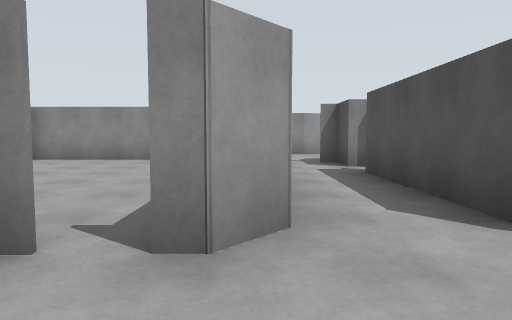
view 1 (above)

16 first-person views from a walk through a Gazebo world. The camera is 1.2 m above the floor, tilts 4° down and sees 70° across. The floor is counted in squares, 2 m on a side. Each view is taken from the middle of a square. On the plan, view 1 faces up. The plan holds only what a view shows up to about 10 squares ahead; the rest is blank. The place goes on beyond the plan.

view 2
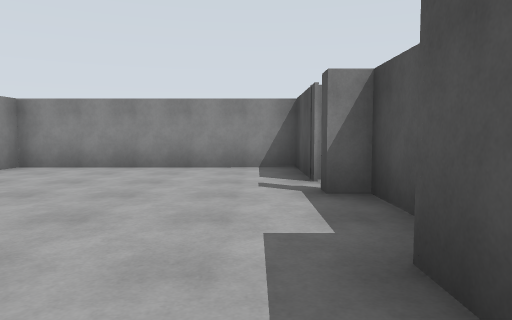

view 3
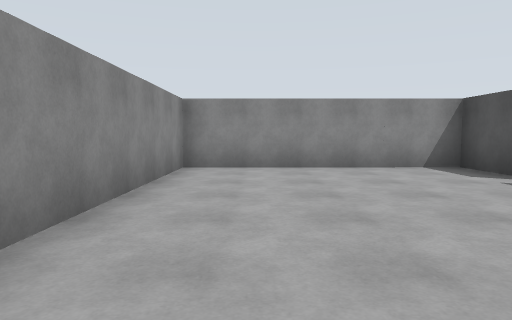

view 4
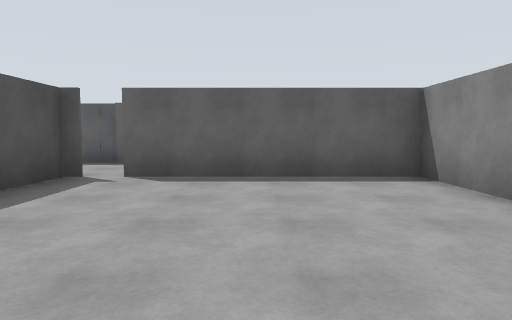

view 5
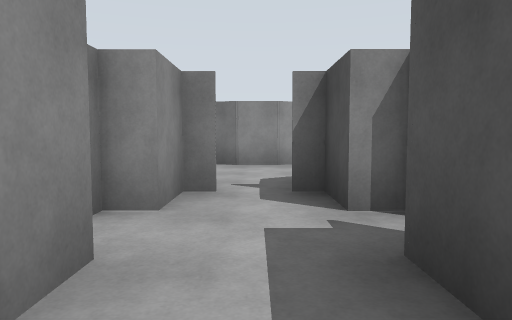

view 6
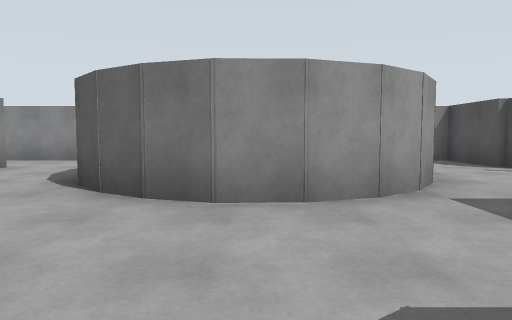

view 7
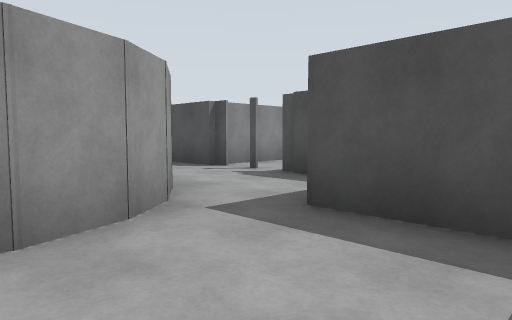

view 8
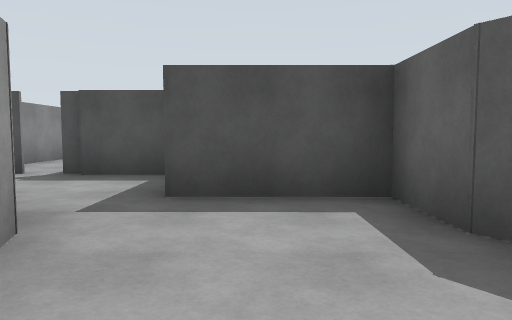

view 9
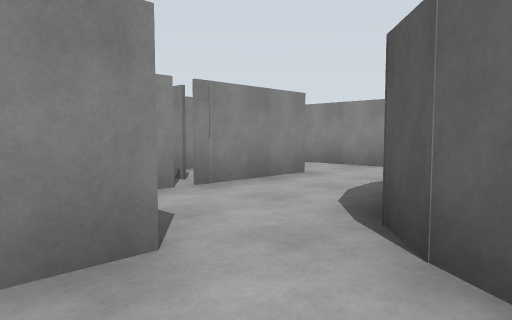

view 10
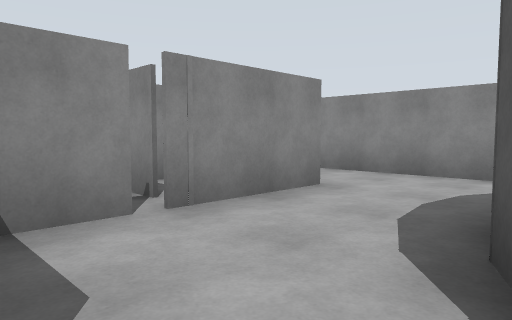

view 11
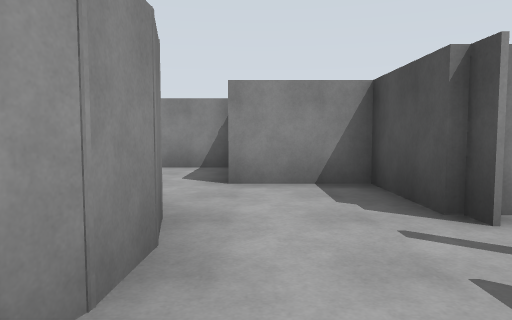

view 12
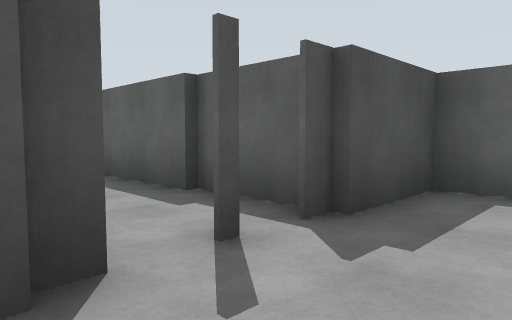

view 13
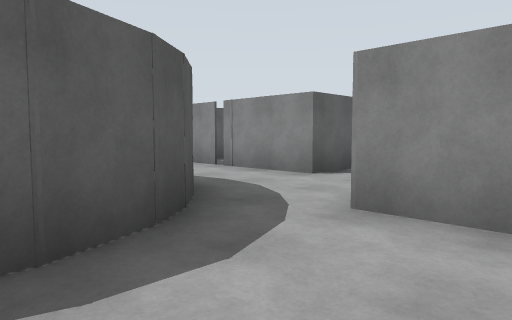

view 14
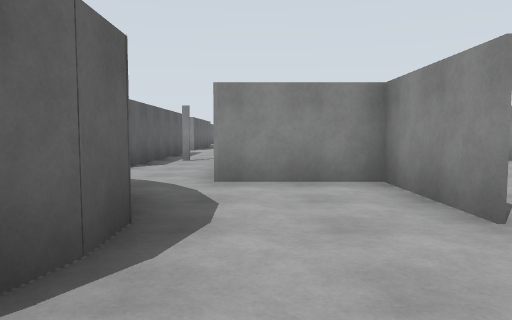

view 15
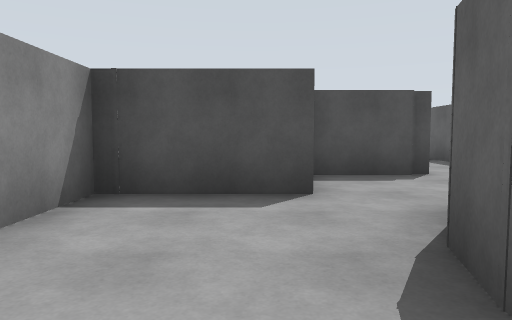

view 16
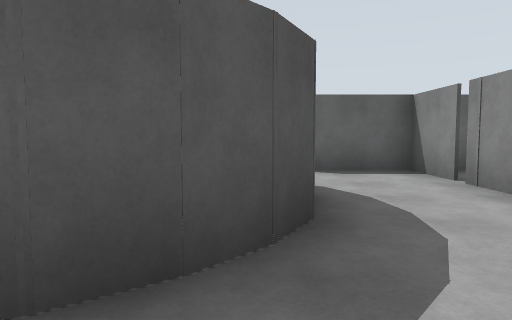

### Floor plan
Ten units are one square. View 1 is at (0, 0); x grows to the right and y downward. Boxes are objects, and circles mark ways between rooms. Rooms are numbered by the first view taken in them; rooms with no view inside come last. Other rooms are left out.
<svg viewBox="-58 -195 123 208">
<path fill="none" stroke="#000" d="M2 -46 2 -57M-3 -68 -3 -87 -53 -87 -53 -18 -11 -18M-3 -18 -3 -38M-2 -18 -6 -18M-1 8 8 8M2 -78 2 -68M21 -87 35 -87 35 -109M17 -68 17 -79M2 -58 2 -50M14 -112 6 -112 -1 -114M1 -113 -7 -118M-16 -110 -16 -103M17 -24 17 -59M35 -133 33 -129M32 -126 28 -119 22 -115 14 -112M35 -141 34 -132M56 -125 56 -130M33 -146 35 -139M56 -144 55 -165 35 -165M47 -109 54 -109 54 -126M12 -162 20 -159M6 -186 -16 -186 -16 -164M-3 -158 5 -161 13 -162M35 -165 35 -186 23 -186M-10 -153 -2 -158M-12 -149 -7 -155M-15 -143 -10 -153M-36 -124 -36 -109M-51 -147 -36 -147 -36 -125M-12 -126 -14 -131M-21 -165 -50 -164M-6 -117 -12 -124M-50 -109 -20 -109"/>
<circle cx="0" cy="-60" r="3" fill="#2a7"/>
<circle cx="25" cy="-110" r="3" fill="#2a7"/>
<circle cx="30" cy="-160" r="3" fill="#2a7"/>
<circle cx="-10" cy="-160" r="3" fill="#2a7"/>
<text x="-30" y="-50">1</text>
<text x="10" y="-80">2</text>
<text x="40" y="-130">3</text>
<text x="10" y="-170">4</text>
<text x="-30" y="-140">5</text>
</svg>
Room 1 opens to room 2. Room 2 opens to room 3. Room 3 opens to room 4. Room 4 opens to room 5.

Where each view was taken, in squares from view 1:
view 1: 0 up, 0 right, facing up
view 2: 2 up, 1 left, facing up
view 3: 2 up, 4 left, facing up
view 4: 7 up, 3 left, facing down
view 5: 4 up, 1 right, facing up
view 6: 8 up, 1 right, facing up
view 7: 9 up, 1 right, facing up-right
view 8: 10 up, 0 right, facing right
view 9: 10 up, 0 right, facing up-left
view 10: 11 up, 1 left, facing up-left
view 11: 12 up, 4 right, facing up
view 12: 15 up, 4 right, facing down-right
view 13: 18 up, 1 right, facing down-left
view 14: 17 up, 3 right, facing left
view 15: 17 up, 0 right, facing right
view 16: 17 up, 1 left, facing down
